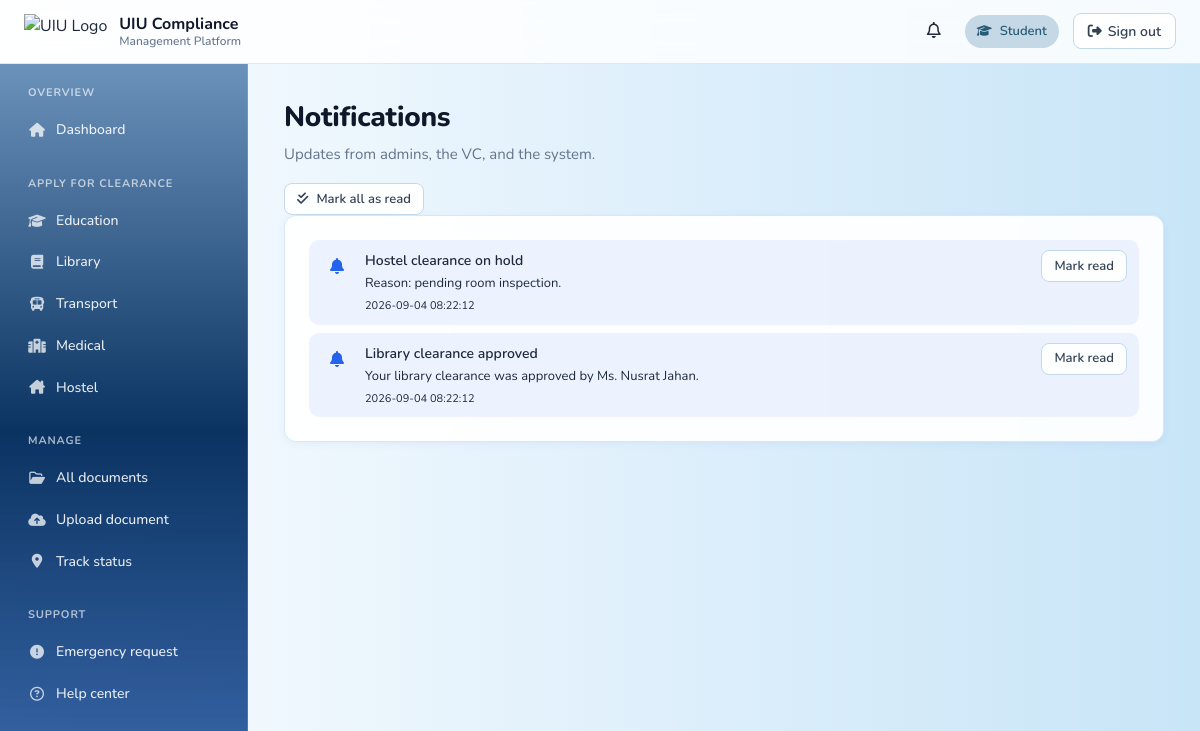
Page /student/notifications.php (signed in) on the committed database.
### tables this page shows
CREATE TABLE notifications (
    id            INT UNSIGNED AUTO_INCREMENT PRIMARY KEY,
    user_id       INT UNSIGNED NOT NULL,
    kind          ENUM('request_submitted','status_update','admin_remark','approval','rejection','emergency') NOT NULL,
    title         VARCHAR(150) NOT NULL,
    body          VARCHAR(500) NULL,
    link          VARCHAR(255) NULL,
    is_read       TINYINT(1) NOT NULL DEFAULT 0,
    created_at    DATETIME NOT NULL DEFAULT CURRENT_TIMESTAMP,
    CONSTRAINT fk_nt_user FOREIGN KEY (user_id) REFERENCES users(id) ON DELETE CASCADE,
    KEY idx_user_unread (user_id, is_read),
    KEY idx_user_time (user_id, created_at)
);

### backend/config/db.php (called while the page is built, shortened)
<?php
function db(): PDO
{
    static $pdo = null;
    if ($pdo instanceof PDO) {
        return $pdo;
    }
    $host    = '127.0.0.1';
    $port    = '3306';
    $name    = 'uiu_clearance';
    $user    = 'root';
    $pass    = '';
    $charset = 'utf8mb4';
    $dsn = "mysql:host={$host};port={$port};dbname={$name};charset={$charset}";
    $options = [
        PDO::ATTR_ERRMODE            => PDO::ERRMODE_EXCEPTION,
        PDO::ATTR_DEFAULT_FETCH_MODE => PDO::FETCH_ASSOC,
        PDO::ATTR_EMULATE_PREPARES   => false,
    ];
    try {
        $pdo = new PDO($dsn, $user, $pass, $options);
    } catch (PDOException $e) {
        http_response_code(500);
        echo "<h2>Database Error</h2>";
        echo "<pre>";
        echo $e->getMessage();
        echo "</pre>";
        exit;
    }
    return $pdo;
}

### student/notifications.php (the view, shortened to what this page needs)
<?php
$me = current_user();
$rows = [];
try {
    $s = db()->prepare('SELECT * FROM notifications WHERE user_id = ? ORDER BY created_at DESC LIMIT 100');
    $s->execute([(int)$me['id']]);
    $rows = $s->fetchAll();
} catch (Throwable $e) {  }
?>
<!DOCTYPE html>
<html lang="en">
<head>
    <link rel="stylesheet" href="../assets/css/theme.css">
    <link rel="stylesheet" href="../assets/css/student-dashboard.css">
</head>
<body class="plain-bg">
<header class="topbar">
    <div class="brand">
        <img src="../assets/images/UIU%20LOGO.png" alt="UIU Logo">
        <div class="brand-text">UIU Compliance<span>Management Platform</span></div>
    </div>
    <div class="right">
        <a class="notif-btn" href="notifications.php"><i class="fa-regular fa-bell"></i></a>
        <span class="role-badge"><i class="fa-solid fa-graduation-cap"></i> Student</span>
        <a class="logout-btn" href="../backend/actions/logout.php"><i class="fa-solid fa-right-from-bracket"></i> Sign out</a>
    </div>
</header>
<div class="layout">
    <aside class="sidebar">
        <nav class="nav-section">
            <h3>Overview</h3>
            <a class="nav-item" href="dashboard.php"><i class="fa-solid fa-house"></i> Dashboard</a>
        </nav>
        <nav class="nav-section">
            <h3>Apply for clearance</h3>
            <a class="nav-item" href="clearance-education.php"><i class="fa-solid fa-graduation-cap"></i> Education</a>
            <a class="nav-item" href="clearance-library.php"><i class="fa-solid fa-book"></i> Library</a>
            <a class="nav-item" href="clearance-transport.php"><i class="fa-solid fa-bus"></i> Transport</a>
            <a class="nav-item" href="clearance-medical.php"><i class="fa-solid fa-hospital"></i> Medical</a>
            <a class="nav-item" href="clearance-hostel.php"><i class="fa-solid fa-house-chimney"></i> Hostel</a>
        </nav>
        <nav class="nav-section">
            <h3>Manage</h3>
            <a class="nav-item" href="all-documents.php"><i class="fa-regular fa-folder-open"></i> All documents</a>
            <a class="nav-item" href="upload-document.php"><i class="fa-solid fa-cloud-arrow-up"></i> Upload document</a>
            <a class="nav-item" href="track-status.php"><i class="fa-solid fa-location-dot"></i> Track status</a>
        </nav>
        <nav class="nav-section">
            <h3>Support</h3>
            <a class="nav-item" href="emergency-request.php"><i class="fa-solid fa-circle-exclamation"></i> Emergency request</a>
            <a class="nav-item" href="help.php"><i class="fa-regular fa-circle-question"></i> Help center</a>
        </nav>
    </aside>
    <main class="main">
        <div class="page-head">
            <h1>Notifications</h1>
            <p>Updates from admins, the VC, and the system.</p>
            <?php if (!empty($rows)): ?>
                <div class="actions">
                    <form method="POST" style="display:inline;">
                        <button class="btn btn-secondary btn-sm" type="submit"><i class="fa-solid fa-check-double"></i> Mark all as read</button>
                    </form>
                </div>
            <?php endif; ?>
        </div>
        <?php if (empty($rows)): ?>
            <section class="card"><div class="empty"><i class="fa-regular fa-bell-slash"></i><h3>No notifications yet</h3></div></section>
        <?php else: ?>
            <section class="card">
                <ul class="notif-list">
                    <?php foreach ($rows as $n): ?>
                        <li class="notif-item <?= $n['is_read'] ? '' : 'unread' ?>">
                            <div class="notif-icon"><i class="fa-solid fa-bell"></i></div>
                            <div class="notif-body">
                                <div class="notif-title"><?= htmlspecialchars($n['title']) ?></div>
                                <?php if (!empty($n['body'])): ?><div class="notif-text"><?= htmlspecialchars($n['body']) ?></div><?php endif; ?>
                                <div class="notif-time"><?= htmlspecialchars($n['created_at']) ?></div>
                            </div>
                            <?php if (!$n['is_read']): ?>
                                <form method="POST" style="margin-left:auto;">
                                    <button class="btn btn-sm btn-secondary" type="submit">Mark read</button>
                                </form>
                            <?php endif; ?>
                        </li>
                    <?php endforeach; ?>
                </ul>
            </section>
        <?php endif; ?>
    </main>
</div>
</body>
</html>

### student/notifications.php (style rules this page uses)
.notif-btn { position:relative;color:var(--text);text-decoration:none;padding:6px 10px;border-radius:8px; }
.notif-list { list-style:none;margin:0;padding:0;display:flex;flex-direction:column;gap:8px; }
.notif-item { display:flex;gap:12px;padding:10px 12px;border-radius:10px;background:var(--surface-2);align-items:flex-start; }
.notif-item.unread { background:rgba(37,99,235,0.08); }
.notif-icon { width:32px;height:32px;border-radius:8px;background:var(--surface);display:flex;align-items:center;justify-content:center;color:var(--brand,#2563EB);flex-shrink:0; }
.notif-body { flex:1;min-width:0; }
.notif-title { font-weight:600;font-size:14px; }
.notif-text { font-size:13px;color:var(--text-muted);margin-top:2px; }
.notif-time { font-size:11px;color:var(--text-muted);margin-top:4px; }

### rows in the picture
notifications: title "Hostel clearance on hold", body "Reason: pending room inspection.", created_at "2026-09-04 08:22:12"
notifications: title "Library clearance approved", body "Your library clearance was approved by Ms. Nusrat Jahan.", created_at "2026-09-04 08:22:12"
